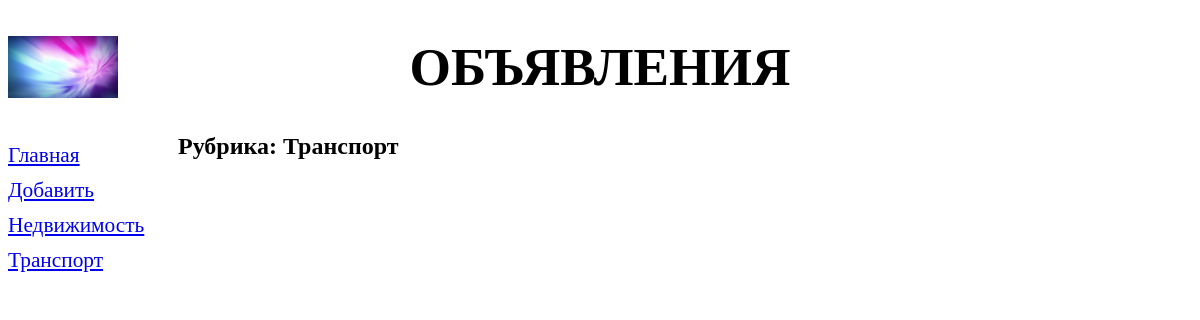
The app's page /bboard/2/, older data.
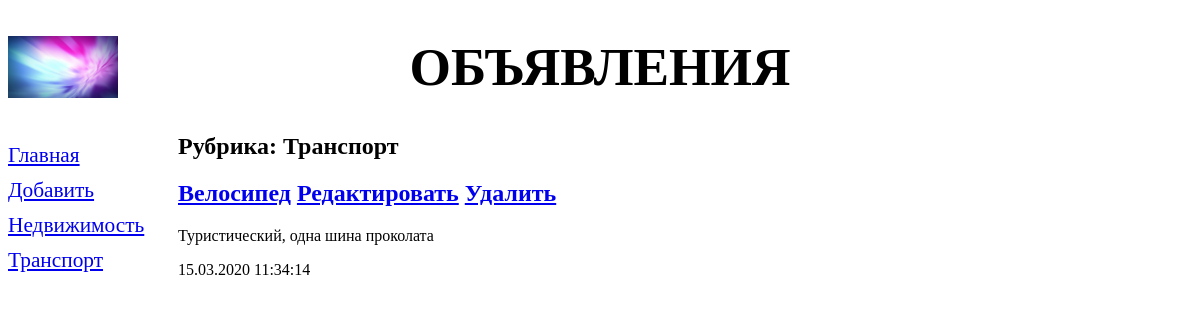
The same page, newer data.
### bboard/models.py (models this page shows, shortened)
class Rubric(models.Model):
    name = models.CharField(max_length=20, db_index=True,verbose_name='Название')
    order = models.SmallIntegerField(default=0, db_index=True)
    class Meta:
        verbose_name_plural='Рубрики'
        verbose_name='Рубрика'
        ordering=['order','name']

class Bb(models.Model):
    title = models.CharField(max_length=50, verbose_name='Товар')
    content = models.TextField(null=True, blank=True, verbose_name='Описание')
    price = models.FloatField(null=True, blank=True, verbose_name='Цена')
    published = models.DateTimeField(auto_now_add=True, db_index=True,
        verbose_name='Опубликовано')
    rubric = models.ForeignKey('Rubric', null=True, on_delete=models.PROTECT,
        verbose_name='Рубрика')
    class Meta:
        verbose_name_plural='Объявления'
        verbose_name='Объявление'
        ordering=['-published']

### bboard/views.py (the view)
# urls.py: path('<int:rubric_id>/', BbByRubricView.as_view(), name='by_rubric'),
class BbByRubricView(SingleObjectMixin, ListView):
    template_name = 'bboard/by_rubric.html'
    pk_url_kwarg = 'rubric_id'
    def get(self, request, *args, **kwargs):
        self.object = self.get_object(queryset=Rubric.objects.all())
        return super().get(request, *args, **kwargs)
    def get_queryset(self):
        return self.object.bb_set.all()
    def get_context_data(self, *args, **kwargs):
        context = super().get_context_data(*args, **kwargs)
        context['current_rubric'] = self.object
        context['rubrics'] = Rubric.objects.all()
        context['bbs'] = context['object_list']
        return context

### bboard/templates/bboard/by_rubric.html (shortened to what this page needs)
{% extends "layout/basic.html"%}
{% block content %}
<h2>Рубрика: {{ current_rubric.name }}</h2>
{% for bb in bbs %}
<div>
    <h2><a href="{% url 'detail' pk=bb.pk %}">{{ bb.title }}</a>
        <a href="{% url 'edit' pk=bb.pk %}">Редактировать</a>
        <a href="{% url 'delete' pk=bb.pk %}">Удалить</a>
    </h2>
    <p>{{ bb.content }}</p>
    <p>{{ bb.published|date:"d.m.Y H:i:s" }}</p>
</div>
{% endfor %}
{% endblock %}

### bboard/templates/layout/basic.html (shortened to what this page needs)
{% load static %}
<!DOCTYPE html>
<html>
    <head>
        <link rel="stylesheet" type="text/css" href="{% static 'bboard/style.css' %}">
    </head>
    <body>
        <header>
            <h1>Объявления</h1>
        </header>
        <nav>
            <a href="{% url 'index' %}">Главная</a>
            <a href="{% url 'add' %}">Добавить</a>
            {% for rubric in rubrics %}
            <a href="{% url 'by_rubric' rubric.pk %}">{{ rubric.name }}</a>
            {% endfor %}
        </nav>
        <div class="a">
            {% block content %}
            {% endblock %}
        </div>
    </body>
</html>

Row changes from the older to the newer data that the page shows:
added Bb: title "Велосипед", content "Туристический, одна шина проколата", published "15.03.2020 11:34:14"
